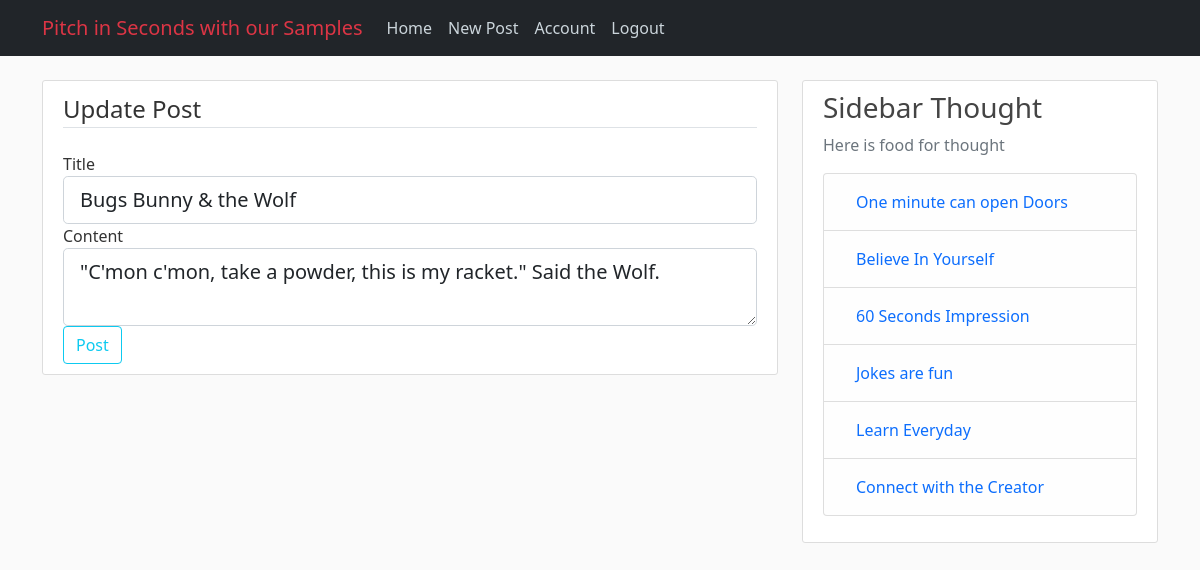
Screenshot of /post/1/update (signed in) with the database file from the repository.
### app/models.py (models this page shows, shortened)
class Post(db.Model):
    id = db.Column(db.Integer, primary_key=True)
    title = db.Column(db.String(100), nullable=False)
    date_posted = db.Column(db.DateTime, nullable=False, default=datetime.utcnow)
    content = db.Column(db.Text, nullable=False)
    user_id = db.Column(db.Integer, db.ForeignKey('user.id'), nullable=False)

### app/posts/routes.py (the view)
@posts.route("/post/<int:post_id>/update", methods=['GET', 'POST'])
@login_required
def update_post(post_id):
    post = Post.query.get_or_404(post_id)
    if post.author != current_user:
        abort(403)
    form = PostForm()
    if form.validate_on_submit():
        post.title = form.title.data
        post.content = form.content.data
        db.session.commit()
        flash('Your post has been updated!', 'success')
        return redirect(url_for('posts.post', post_id=post.id))
    elif request.method == 'GET':
        form.title.data = post.title
        form.content.data = post.content
    return render_template('create_post.html', title='Update Post',
                        form=form, legend='Update Post')

### app/posts/forms.py
class PostForm(FlaskForm):
    title = StringField('Title', validators=[DataRequired()])
    content = TextAreaField('Content', validators=[DataRequired()])
    submit = SubmitField('Post')

### app/models.py (called while the page is built)
@login_manager.user_loader
def load_user(user_id):
    return User.query.get(int(user_id))

### app/templates/create_post.html (shortened to what this page needs)
{% extends "layout.html" %}
{% block content %}
<div class="content-section">
    <form method="POST" action="">
        <fieldset class="form-group">
            <legend class="border-bottom mb-4">{{ legend }}</legend>
            <div class="form-group">
                {{ form.title.label(class="form-control-label") }}
                {% if form.title.errors %}
                    {{ form.title(class="form-control form-control-lg is-invalid") }}
                    <div class="invalid-feedback">
                        {% for error in form.title.errors %}
                            <span>{{ error }}</span>
                        {% endfor %}
                    </div>
                {% else %}
                    {{ form.title(class="form-control form-control-lg") }}
                {% endif %}
            </div>
            <div class="form-group">
                {{ form.content.label(class="form-control-label") }}
                {% if form.content.errors %}
                    {{ form.content(class="form-control form-control-lg is-invalid") }}
                    <div class="invalid-feedback">
                        {% for error in form.content.errors %}
                            <span>{{ error }}</span>
                        {% endfor %}
                    </div>
                {% else %}
                    {{ form.content(class="form-control form-control-lg") }}
                {% endif %}
            </div>
        </fieldset>
        <div class="form-group">
            {{ form.submit(class="btn btn-outline-info") }}
        </div>
    </form>
</div>
{% endblock content %}

### app/static/main.css (style rules this page uses)
body { background: #fafafa; color: #333333; margin-top: 5rem; }
.content-section { background: #ffffff; padding: 10px 20px; border: 1px solid #dddddd; border-radius: 3px; margin-bottom: 20px; }

### rows the page displays
Post: title "Bugs Bunny & the Wolf", content "\"C'mon c'mon, take a powder, this is my racket.\" Said the Wolf."

### other values shown
{{ legend }} "Update Post"
